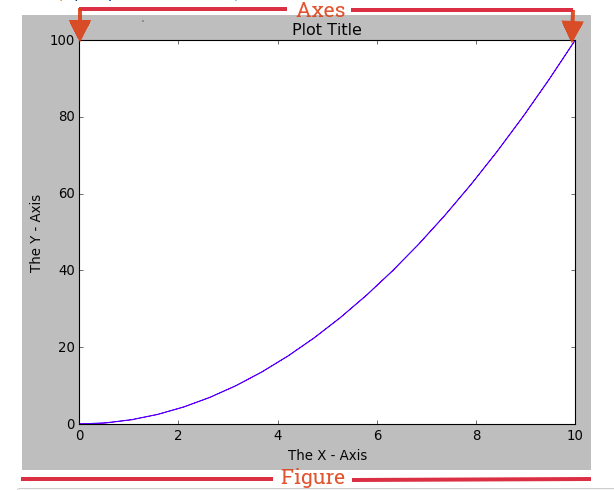
#> input picture Matplotlib.png, 614 x 490 px
$ python 'Data Visualization using pandas and Matplotlib 2.py'
#> lines starting #> are read from the running program, lines starting #| are printed output that depends on the picture
#!/usr/bin/env python
# coding: utf-8

# ## Data Visualization using Pnadas and Matplotlib

# - Matplotlib is the most popular visualization lirary in Python
# - There are 2 key components in a Plot (see the image Matplotlib)
#     - 1) Figure
#         -  The "Figure" is the top level container that act as a windowor page on which Everything is drawn.
#         - It contains:
#             - multiple independent figures
#             - multiple Axes
#             - A subtitle (which is a centered title for the Figure)
#             - A Legend
#             - A Color bar etc.
#     - 2) Axes
#         - This is where we plot our data and any lables/ticks associated with it.
#         - Each Axes has an X-Axis and Y- Axis

# In[1]:


import pandas as pd
import matplotlib.pyplot as plt


# In[2]:


import matplotlib.image as mpimg
plt.imshow(mpimg.imread('Matplotlib.png'))


# ## There are 2 approaches for creating the plots
# - 1) Functional Approach
# - 2) Object Oriented Interface

# ## Functional Approach

# In[3]:


# using 2 Numpy Arrays lets Plot.
import numpy as np

x = np.linspace(0, 10, 20) # Generating 20 datapoints in b/w '0' to '10'
y = x**2                   # Generating Array 'y' from the square root of 'x'


# In[4]:


plt.plot(x,y);

#or
#plt.show() #while using Matplotlib within a python script.


# In[5]:


# let's
# name the x-axis, y-axis and adding the title
# Using ".xlabel()", ".ylabel()", ".title()"
plt.plot(x,y)
plt.title('its title here')
plt.xlabel('name  of the x axis')
plt.ylabel('name of the y axis')


# #### subplot using .subplot()

# - with ".subplot()", we can have more than 1 plot on the canvas
# - The ".subplot()" takes in 3 parameters
#     - "nrows" = the no.of rows in the figure
#     - "ncols" = the no.of columns in the figure
#     - "plot_number" = which reffers to a specific plot in the figure

# In[6]:


#plt.subplot(nrows, ncols, plot_number)
plt.subplot(1,3,1)
plt.plot(x, y, 'red')

plt.subplot(1, 3, 2)
plt.plot(x, y, 'green')

plt.subplot(1, 3, 3)
plt.plot(x, y, 'blue')


# ## Object Oriented Interface
# - The idea is to create "figure objects" and call methods of it.

# In[7]:


# create a blank figure using .figure() method.
fig = plt.figure()


# - now we need to add set of axes into it using ".add_axes" method
# - This method takes ina list of 4 arguments (left, bottom, width, height) ranging from '0' to '1'

# In[8]:


ax = fig.add_axes([0.1,0.2,0.8,0.9]) # the blank set of axes is created


# In[9]:


# now plot the 'x' and 'y' arrays into it.
ax.plot(x, y, 'red')


# - using ".set_xlabel()", "set_ylabel()", "set_title()", we can-

# In[10]:


fig = plt.figure()
ax = fig.add_axes([0.1,0.2,0.8,0.9])
ax.plot(x, y, 'red')
ax.set_title(" plot by the object oriented approach")
ax.set_xlabel("name of the x-axis")
ax.set_ylabel("name of the y-axis")


# - Remember, a "figure" can contain multiple figures, so

# In[11]:


# putting 2 sets of figure into 1 canvas
fig = plt.figure()

ax1 = fig.add_axes([0.1,0.2,0.8,0.9])
ax2 = fig.add_axes([0.2,0.5,0.4,0.3])


# - plot x and y arrays on the plots created

# In[12]:


fig = plt.figure()
ax1 = fig.add_axes([0.1,0.2,0.8,0.9])
ax2 = fig.add_axes([0.2,0.5,0.4,0.3])
ax1.plot(x,y)
ax1.set_title("the outer plot")
ax1.set_xlabel("the outer plot x-axis")
ax1.set_ylabel("the outer plot y-axis")
ax2.plot(y,x)
ax2.set_title("the plot in the plot")
ax2.set_xlabel("in plot x-axis")
ax2.set_ylabel("in plot y-axis")


# #### subplots using   .subplots()

# - creating multiple plots in the object-oriented approach using the .subplots()
# - not .subplot()
# - the .subplots() method takes in "nrows" - the no.of rows a figure shouls have
# - and "ncols" - the no.of columns the figure should have

# In[13]:


# creating a 3x3 subplot

fig, axes = plt.subplots(nrows = 3, ncols = 3)
plt.tight_layout()


# In[14]:


# plot x, y on the axes at index position (0,1) and y, x on the axes at position (1,2)

fig, ax = plt.subplots(nrows = 3, ncols = 3)

ax[0,1].plot(x,y)
ax[1,2].plot(y,x)

ax[0,0].set_title("title 0x0")
ax[0,1].set_xlabel("x-axis 0x1")
ax[0,2].set_ylabel("y-axis 0x2")


plt.tight_layout()


# ## Figure size, aspect ratio, and DPI
# - The figsize is a tuple of the width and height of the figure (in inches), and dpi is the dots-per-inch (pixel-per-inch).

# In[15]:


fig = plt.figure(figsize = (8,2), dpi = 100)
ax = fig.add_axes([0,0,1,1])
ax.plot(x,y)


# #### with .subplots()

# In[16]:


fig, ax = plt.subplots(nrows = 2, ncols = 1, figsize = (8,2), dpi = 100)
ax[0].plot(x,y)
ax[1].plot(y,x)

plt.tight_layout()


# ## Save Figure using ".savefig()"

# In[17]:


fig.savefig('saved figure.png')
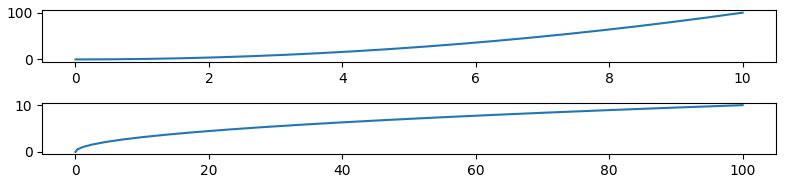
#> figure drawn by matplotlib, 2 panels; panel 1: curve peaks at x = 10, y = 100; panel 2: curve peaks at x = 100, y = 10


# In[18]:


#confirm the image by displaying it using:

import matplotlib.image as mpimg
plt.imshow(mpimg.imread('saved figure.png'))


# ## Legends
# - it allows to distinguish b/n plots
# - using .legend() and then specify the label=” ” attribute for each plot

# In[19]:


fig = plt.figure(figsize = (8,4), dpi = 60)
ax = fig.add_axes([0,0,1,1])
ax.plot(x,x**2, label = "x square plot")
ax.plot(x,x**3, 'red', label = "x cube plot")

ax.legend()


# In[20]:


fig, ax =plt.subplots(nrows=2, ncols=1, figsize =(12,4), dpi = 60)

ax[0].plot(x,x**2, label="x square plot")
ax[0].plot(x,x**3, label ="x cube plot")

ax[1].plot(x,x**1, label = "1")
ax[1].plot(x,x**2, label = "2")
ax[1].plot(x,x**3, label = "3")

ax[0].legend()
ax[1].legend()
plt.tight_layout()


# now lets move on to
# - linewidth-lw- of 3,  linestyle-ls- to be double dashes, map out our datapoints using ‘o’ and the markersize of 8

# In[21]:


fig = plt.figure(figsize = (8,2), dpi = 60)
ax = fig.add_axes([0,0,1,1])
ax.plot(x,y, color = 'red', lw = 3, ls = '--', marker = 'o', markersize = 8)


# ## Plot Range

# - configuring the range of our plots using the "set_ylim" and "set_xlim" methods of the axis object, or axis(‘tight’) to automatically get “tightly fitted” axes ranges.
#
# - For example, we can choose to show only plots between 0 to 1 of the x axis, and 0 to 5 of the y axis

# In[22]:


fig = plt.figure(figsize = (8,2), dpi = 60)
ax = fig.add_axes([0,0,1,1])
ax.plot(x,y)

ax.set_xlim([0,20]) # signifies the lower bound and the upper bound of the x-axis
ax.set_ylim([0,10]) # signifies the lower bound and the upper bound of the y-axis


# ## Plot Types
# - based on the purpose of viualization

# ### Histograms:
# - to understand the distribution of a numeric value in a way that you cannot with mean or median alone.
# - Using .hist() method, we can create a simple histogram

# In[23]:


x = np.random.randn(1000)
plt.hist(x);


# ## Time series (Line Plot):
# - to show trends over a period of time.
# - It allows you to test various hypotheses under certain conditions, like what happens different days of the week or between different times of the day

# In[24]:


import datetime
x = np.array([datetime.datetime(1999,9,11,i,0)for i in range (12)])
y = np.random.randint(50, size = x.shape)
plt.plot(x,y)


# ## Scatter plots
# - to visualize how two numeric values are related in the data.
# - to understand thr relationships between multiple variables.
# - Using .scatter() method, we can create a scatter plot

# In[25]:


fig, ax = plt.subplots()
x = np.linspace(-1, 1, 50)
y = np.random.randn(50)
ax.scatter(x,y)


# In[26]:


fig = plt.figure(figsize = (8,2), dpi = 100)
ax = fig.add_axes([0,0,1,1])
ax.scatter(x,y, color = 'red')


# ## Bar graphs
# - for comparing numeric values of several groups.
# - Using .bar() method, we can create a bar graph:

# In[27]:


my_df = pd.DataFrame(np.random.rand(10,4), columns = ['a', 'b', 'c', 'd'])

my_df.plot(kind = 'barh', figsize = (8,6));


# # let's look into  real world example

# - to find the richest country in the world on a per-person basis.
#
# - nations.csv Data from the World Bank Indicators portal, which is an incredibly rich resource. Contains the following fields:
#     - iso2c, iso3c ::: Two- and Three-letter codes for each country, assigned by the International Organization for Standardization.
#     - country ::: Country name.
#     - year
#     - population ::: Estimated total population at mid-year, including all residents apart from refugees.
#     - gdp_percap ::: Gross Domestic Product per capita in current international dollars, corrected for purchasing power in different territories.
#     - life_expect ::: Life expectancy at birth, in years.
#     - population ::: Estimated total population at mid-year, including all residents apart from refugees.
#     - birth_rate ::: Live births during the year per 1,000 people, based on mid-year population estimate.
#     - neonat_mortal_rate :::Neonatal mortality rate: babies dying before reaching 28 days of age, per 1,000 live births in a given year.
#     - region, income ::: World Bank regions and income groups.
#
# Lets, compare different country’s gdp per capita by :
#     - First, we will import all necessary packages.
#     - Load our dataset.
#     - Clean the dataset by filling in missing values.
#     - Aggregate values using .groupby().
#     - Sort the values.
#     - Represent our data in either line or bar plot

# In[28]:


# we already have imported the  necessary packages

#import matplotlib.pyplot as plt
#import pandas as pd


# In[29]:


#> (the run stopped early here; a loop or call above may not have finished)
